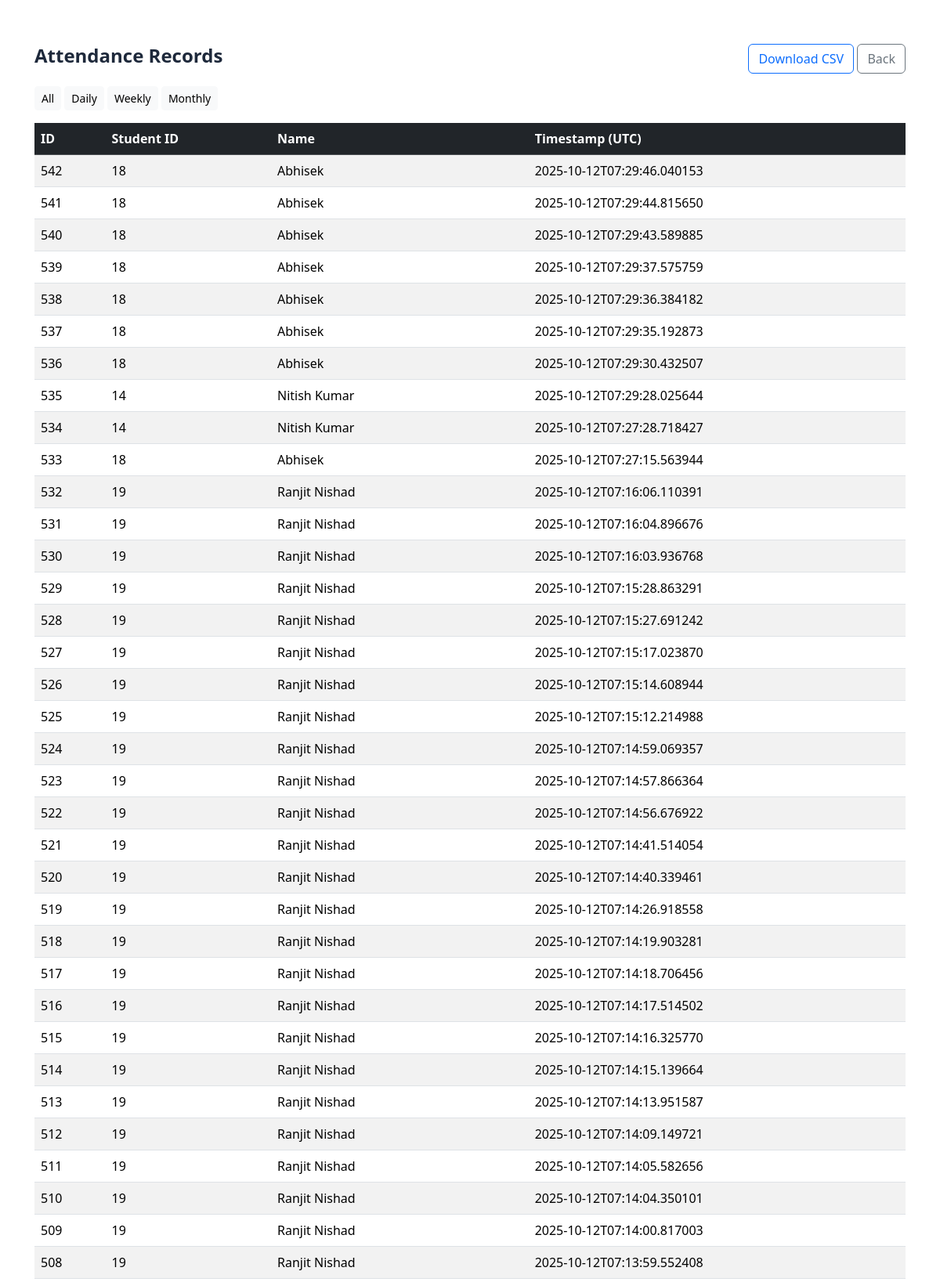
The page /attendance_record (upper part) on the database its author committed.
### tables this page shows
CREATE TABLE attendance (
                    id INTEGER PRIMARY KEY AUTOINCREMENT,
                    student_id INTEGER,
                    name TEXT,
                    timestamp TEXT
                );

### app.py (the view)
@app.route("/attendance_record", methods=["GET"])
def attendance_record():
    period = request.args.get("period", "all")  # all, daily, weekly, monthly
    conn = sqlite3.connect(DB_PATH)
    c = conn.cursor()
    q = "SELECT id, student_id, name, timestamp FROM attendance"
    params = ()
    if period == "daily":
        today = datetime.date.today().isoformat()
        q += " WHERE date(timestamp) = ?"
        params = (today,)
    elif period == "weekly":
        start = (datetime.date.today() - datetime.timedelta(days=7)).isoformat()
        q += " WHERE date(timestamp) >= ?"
        params = (start,)
    elif period == "monthly":
        start = (datetime.date.today() - datetime.timedelta(days=30)).isoformat()
        q += " WHERE date(timestamp) >= ?"
        params = (start,)
    q += " ORDER BY timestamp DESC LIMIT 5000"
    c.execute(q, params)
    rows = c.fetchall()
    conn.close()
    return render_template("attendance_record.html", records=rows, period=period)

### templates/attendance_record.html (shortened to what this page needs)
<!doctype html>
<html>
<head>
  <link href="https://cdn.jsdelivr.net/npm/bootstrap@5.3.1/dist/css/bootstrap.min.css" rel="stylesheet">
  <link rel="stylesheet" href="{{ url_for('static', filename='css/style.css') }}">
</head>
<body>
<div class="container my-4">
  <div class="d-flex justify-content-between align-items-center mb-3">
    <h4>Attendance Records</h4>
    <div>
      <a class="btn btn-outline-primary" href="/download_csv">Download CSV</a>
      <a class="btn btn-outline-secondary" href="/">Back</a>
    </div>
  </div>
  <div class="mb-3">
    <a href="/attendance_record?period=all" class="btn btn-sm btn-light">All</a>
    <a href="/attendance_record?period=daily" class="btn btn-sm btn-light">Daily</a>
    <a href="/attendance_record?period=weekly" class="btn btn-sm btn-light">Weekly</a>
    <a href="/attendance_record?period=monthly" class="btn btn-sm btn-light">Monthly</a>
  </div>
  <div class="table-responsive">
    <table class="table table-striped">
      <thead class="table-dark">
        <tr><th>ID</th><th>Student ID</th><th>Name</th><th>Timestamp (UTC)</th></tr>
      </thead>
      <tbody>
      {% for r in records %}
        <tr><td>{{ r[0] }}</td><td>{{ r[1] }}</td><td>{{ r[2] }}</td><td>{{ r[3] }}</td></tr>
      {% endfor %}
      </tbody>
    </table>
  </div>
</div>
</body>
</html>

### static/css/style.css (style rules this page uses)
html, body { height: 100%; margin: 0; }
body { font-family: 'Segoe UI', Tahoma, Geneva, Verdana, sans-serif; background: url('static/images/bg.png') no-repeat center center fixed; background-size: contain; margin: 0; color: #1e293b; display: flex; justify-content: flex-end; align-items: flex-start; padding: 2rem; }
body::before { content: ''; position: fixed; inset: 0; background: rgba(255,255,255,0.4); z-index: -1; }
h5, h4, h3 { font-weight: 600; }

### rows shown on the page
attendance: id "542", student "18", name "Abhisek", timestamp "2025-10-12T07:29:46.040153"
attendance: id "541", student "18", name "Abhisek", timestamp "2025-10-12T07:29:44.815650"
attendance: id "540", student "18", name "Abhisek", timestamp "2025-10-12T07:29:43.589885"
attendance: id "539", student "18", name "Abhisek", timestamp "2025-10-12T07:29:37.575759"
attendance: id "538", student "18", name "Abhisek", timestamp "2025-10-12T07:29:36.384182"
attendance: id "537", student "18", name "Abhisek", timestamp "2025-10-12T07:29:35.192873"
attendance: id "536", student "18", name "Abhisek", timestamp "2025-10-12T07:29:30.432507"
attendance: id "535", student "14", name "Nitish Kumar", timestamp "2025-10-12T07:29:28.025644"
attendance: id "534", student "14", name "Nitish Kumar", timestamp "2025-10-12T07:27:28.718427"
attendance: id "533", student "18", name "Abhisek", timestamp "2025-10-12T07:27:15.563944"
attendance: id "532", student "19", name "Ranjit Nishad", timestamp "2025-10-12T07:16:06.110391"
attendance: id "531", student "19", name "Ranjit Nishad", timestamp "2025-10-12T07:16:04.896676"
attendance: id "530", student "19", name "Ranjit Nishad", timestamp "2025-10-12T07:16:03.936768"
attendance: id "529", student "19", name "Ranjit Nishad", timestamp "2025-10-12T07:15:28.863291"
attendance: id "528", student "19", name "Ranjit Nishad", timestamp "2025-10-12T07:15:27.691242"
attendance: id "527", student "19", name "Ranjit Nishad", timestamp "2025-10-12T07:15:17.023870"
attendance: id "526", student "19", name "Ranjit Nishad", timestamp "2025-10-12T07:15:14.608944"
attendance: id "525", student "19", name "Ranjit Nishad", timestamp "2025-10-12T07:15:12.214988"
attendance: id "524", student "19", name "Ranjit Nishad", timestamp "2025-10-12T07:14:59.069357"
attendance: id "523", student "19", name "Ranjit Nishad", timestamp "2025-10-12T07:14:57.866364"
attendance: id "522", student "19", name "Ranjit Nishad", timestamp "2025-10-12T07:14:56.676922"
attendance: id "521", student "19", name "Ranjit Nishad", timestamp "2025-10-12T07:14:41.514054"
attendance: id "520", student "19", name "Ranjit Nishad", timestamp "2025-10-12T07:14:40.339461"
attendance: id "519", student "19", name "Ranjit Nishad", timestamp "2025-10-12T07:14:26.918558"
attendance: id "518", student "19", name "Ranjit Nishad", timestamp "2025-10-12T07:14:19.903281"
attendance: id "517", student "19", name "Ranjit Nishad", timestamp "2025-10-12T07:14:18.706456"
attendance: id "516", student "19", name "Ranjit Nishad", timestamp "2025-10-12T07:14:17.514502"
attendance: id "515", student "19", name "Ranjit Nishad", timestamp "2025-10-12T07:14:16.325770"
attendance: id "514", student "19", name "Ranjit Nishad", timestamp "2025-10-12T07:14:15.139664"
attendance: id "513", student "19", name "Ranjit Nishad", timestamp "2025-10-12T07:14:13.951587"
attendance: id "512", student "19", name "Ranjit Nishad", timestamp "2025-10-12T07:14:09.149721"
attendance: id "511", student "19", name "Ranjit Nishad", timestamp "2025-10-12T07:14:05.582656"
attendance: id "510", student "19", name "Ranjit Nishad", timestamp "2025-10-12T07:14:04.350101"
attendance: id "509", student "19", name "Ranjit Nishad", timestamp "2025-10-12T07:14:00.817003"
attendance: id "508", student "19", name "Ranjit Nishad", timestamp "2025-10-12T07:13:59.552408"
